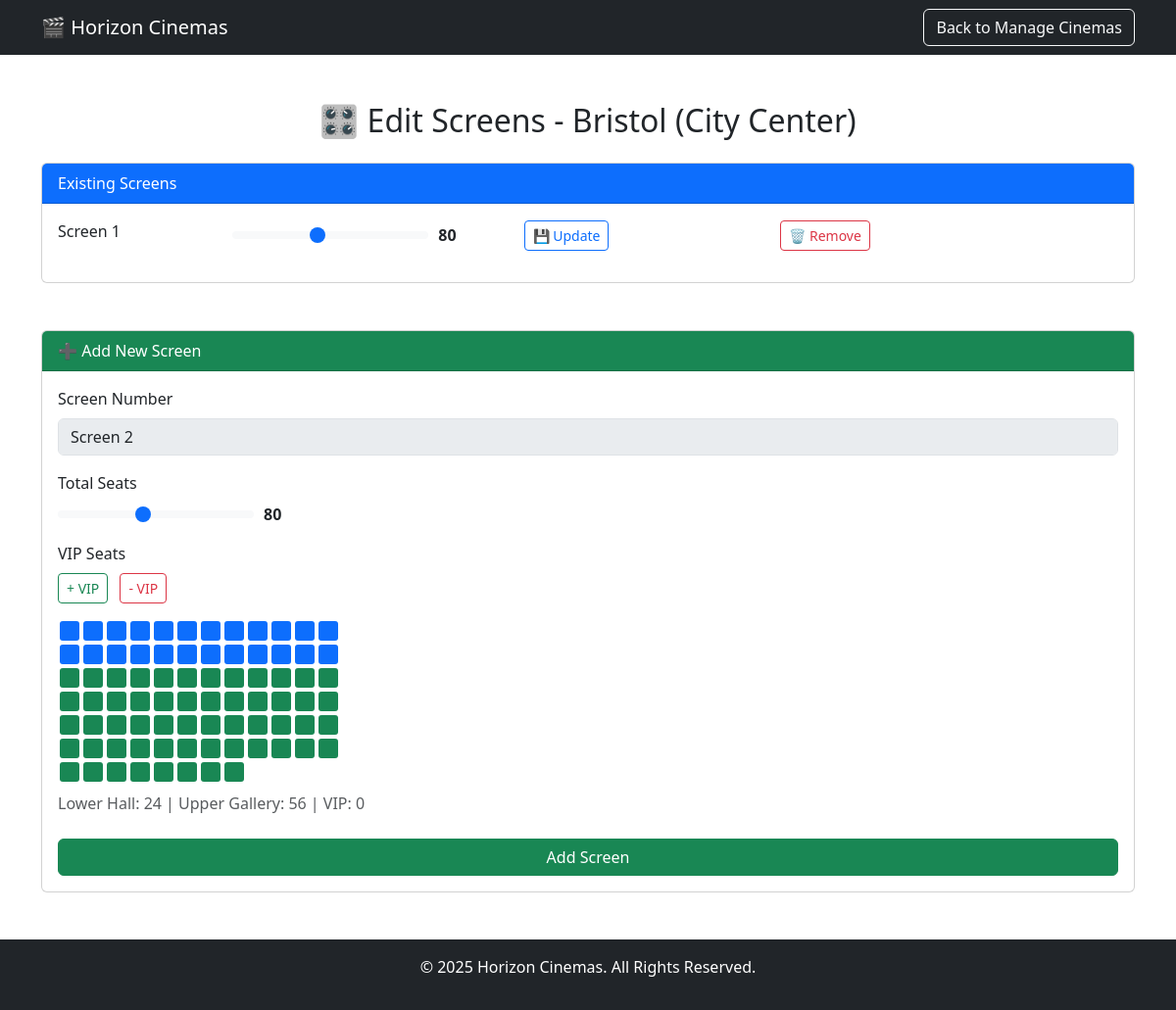
The page /edit_screens/4 (signed in) on the database as committed earlier.
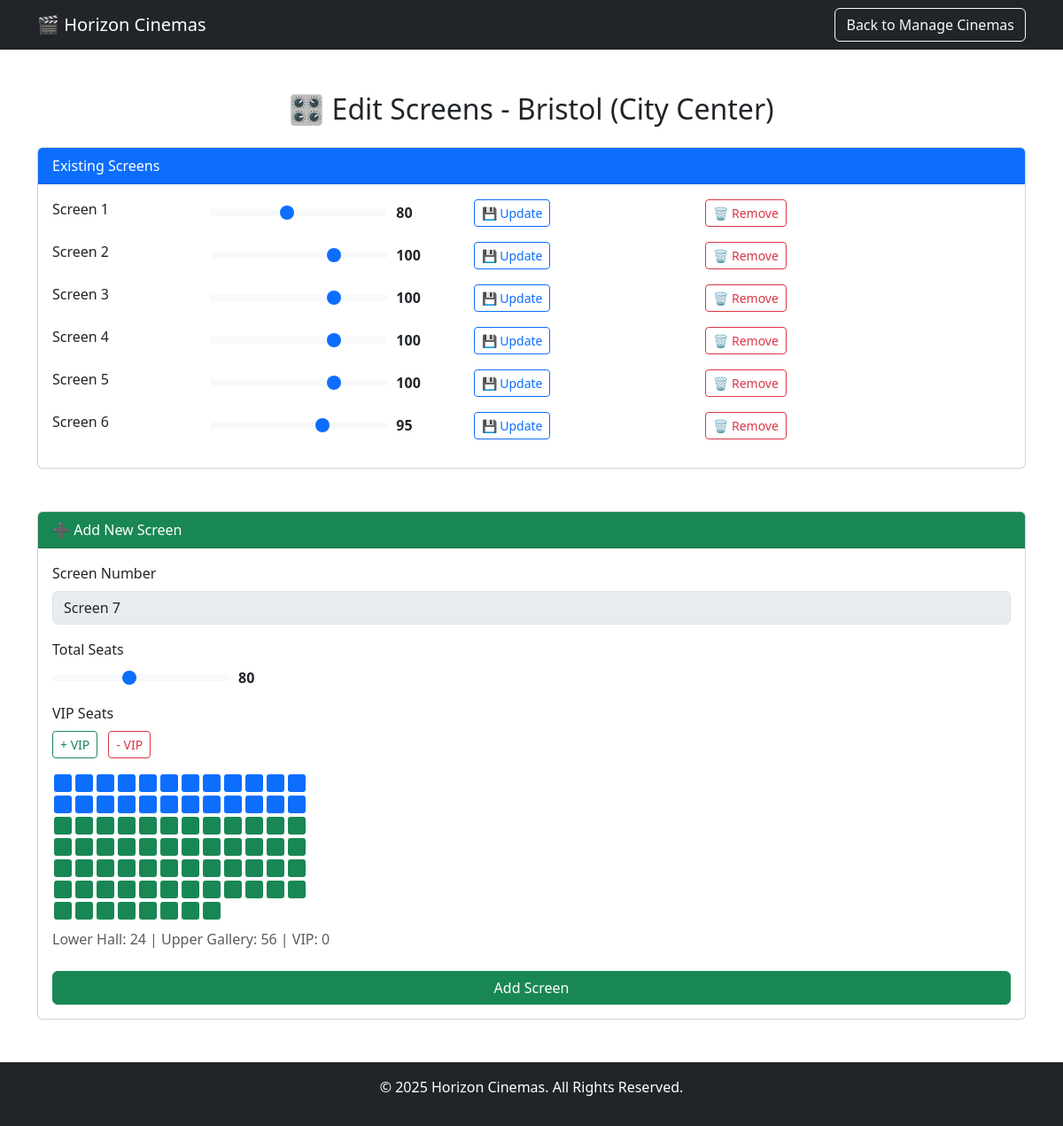
The same page on the database as committed later.
### tables this page shows
CREATE TABLE cinemas (
            id INTEGER PRIMARY KEY AUTOINCREMENT,
            city TEXT NOT NULL,
            location TEXT NOT NULL,
            num_of_screens INTEGER NOT NULL
        );

CREATE TABLE screens (
    id INTEGER PRIMARY KEY AUTOINCREMENT,
    cinema_id INTEGER NOT NULL,
    screen_number INTEGER NOT NULL,
    total_seats INTEGER NOT NULL CHECK (total_seats BETWEEN 50 AND 120),
    FOREIGN KEY (cinema_id) REFERENCES cinemas(id) ON DELETE CASCADE
);

### blueprints/manager_routes.py (the view, shortened to what this page needs)
@manager_routes.route('/edit_screens/<int:cinema_id>', methods=['GET', 'POST'])
@jwt_required()
def edit_screens(cinema_id):
    user_id = get_jwt_identity()
    with get_db_connection() as conn:
        cursor = conn.cursor()
        cursor.execute("SELECT role FROM users WHERE id = ?", (user_id,))
        user = cursor.fetchone()
        if not user or user["role"] not in ["manager", "admin"]:
            flash("❌ Unauthorized", "danger")
            return redirect(url_for("home"))
        cursor.execute(
            "SELECT id, screen_number, total_seats FROM screens WHERE cinema_id = ? ORDER BY screen_number",
            (cinema_id,)
        )
        screens = cursor.fetchall()
        cursor.execute("SELECT city, location FROM cinemas WHERE id = ?", (cinema_id,))
        cinema = cursor.fetchone()
    return render_template("edit_screens.html", screens=screens, cinema=cinema, cinema_id=cinema_id)

### database/database_setup.py (called while the page is built)
def get_db_connection(testing=False):
    try:
        testing = current_app.config.get("TESTING", False)
    except RuntimeError:
        pass
    db_name = 'horizon_cinemas_test.db' if testing else 'horizon_cinemas.db'
    db_path = os.path.join(os.path.dirname(__file__), db_name)
    print("✅ get_db_connection() called")
    print(f"📍 USING DB: {db_path}")
    conn = sqlite3.connect(db_path)
    conn.row_factory = sqlite3.Row
    return conn

### templates/edit_screens.html (shortened to what this page needs)
<!DOCTYPE html>
<html lang="en">
<head>
  <link rel="stylesheet" href="{{ url_for('static', filename='style.css') }}">
  <link rel="stylesheet" href="https://cdn.jsdelivr.net/npm/bootstrap@5.3.0/dist/css/bootstrap.min.css">
</head>
<body>
<nav class="navbar navbar-dark bg-dark">
  <div class="container">
    <a class="navbar-brand" href="/">🎬 Horizon Cinemas</a>
    <a href="/manage_cinemas" class="btn btn-outline-light">Back to Manage Cinemas</a>
  </div>
</nav>
<div class="container mt-5">
  <h2 class="text-center mb-4">🎛️ Edit Screens - {{ cinema.city }} ({{ cinema.location }})</h2>
  <div class="card mb-5">
    <div class="card-header bg-primary text-white">Existing Screens</div>
    <div class="card-body">
      {% if screens %}
        {% for screen in screens %}
        <div class="row align-items-center mb-3">
          <form method="POST" class="col-md-8 d-flex align-items-center">
            <div class="col-md-3">
              <label class="form-label">Screen {{ screen.screen_number }}</label>
            </div>
            <div class="col-md-5 d-flex align-items-center">
              <input type="range" min="50" max="120" value="{{ screen.total_seats }}"
                     class="form-range" name="total_seats" id="slider_{{ screen.id }}"
                     oninput="document.getElementById('label_{{ screen.id }}').innerText = this.value">
              <span class="slider-value" id="label_{{ screen.id }}">{{ screen.total_seats }}</span>
            </div>
            <div class="col-md-2">
              <button type="submit" class="btn btn-sm btn-outline-primary">💾 Update</button>
            </div>
          </form>
          <div class="col-md-2">
            <form method="POST" onsubmit="return confirm('Are you sure you want to remove this screen?')">
              <button type="submit" class="btn btn-sm btn-outline-danger">🗑️ Remove</button>
            </form>
          </div>
        </div>
        {% endfor %}
      {% else %}
        <p class="text-muted">No screens found for this cinema yet.</p>
      {% endif %}
    </div>
  </div>
  <div class="card">
    <div class="card-header bg-success text-white">➕ Add New Screen</div>
    <div class="card-body">
      {% set next_screen_number = (screens|length) + 1 %}
      <form method="POST">
        <div class="mb-3">
          <label class="form-label">Screen Number</label>
          <input type="text" class="form-control" value="Screen {{ next_screen_number }}" disabled>
        </div>
        <div class="mb-3">
          <label class="form-label">Total Seats</label>
          <div class="d-flex align-items-center">
            <input type="range" name="total_seats" min="50" max="120" value="80"
                   class="form-range" id="total_seats_slider"
                   oninput="updatePreview(this.value)">
            <span class="slider-value" id="seat_count_label">80</span>
          </div>
        </div>
        <div class="mb-3">
          <label class="form-label">VIP Seats</label>
          <div>
            <button type="button" class="btn btn-sm btn-outline-success me-2" onclick="adjustVIP(1)">+ VIP</button>
            <button type="button" class="btn btn-sm btn-outline-danger" onclick="adjustVIP(-1)">- VIP</button>
          </div>
        </div>
        <div class="seat-preview mb-2" id="seat_preview"></div>
        <div id="seat_counts" class="text-muted mb-4"></div>
        <button type="submit" class="btn btn-success w-100">Add Screen</button>
      </form>
    </div>
  </div>
</div>
<footer class="text-center bg-dark text-white py-3 mt-5">
  <p>© 2025 Horizon Cinemas. All Rights Reserved.</p>
</footer>
</body>
</html>

### static/style.css (style rules this page uses)
body { font-family: Arial, sans-serif; background-color: #f5f5f5; margin: 0; padding: 0; }

### templates/edit_screens.html (style rules this page uses)
.seat-preview { display: flex; flex-wrap: wrap; max-width: 300px; }
input[type=range] { width: 200px; }
.slider-value { font-weight: bold; min-width: 40px; margin-left: 10px; }

Rows that differ between the two databases and show on the page:
added screens: screen_number "2", total_seats "100"
added screens: screen_number "3", total_seats "100"
added screens: screen_number "4", total_seats "100"
added screens: screen_number "5", total_seats "100"
added screens: screen_number "6", total_seats "95"
Other text that changed with them:
form field next_screen_number: "Screen 2" → "Screen 7"
